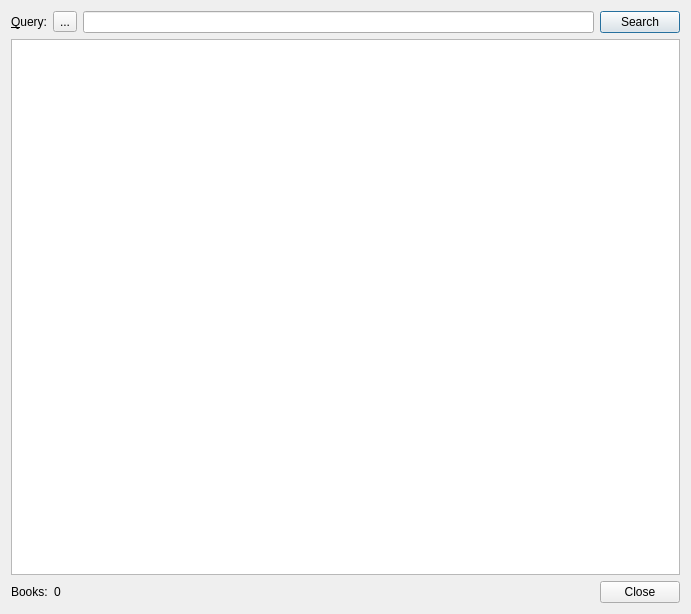
<?xml version="1.0" encoding="UTF-8"?>
<ui version="4.0">
 <class>Dialog</class>
 <widget class="QDialog" name="Dialog">
  <property name="geometry">
   <rect>
    <x>0</x>
    <y>0</y>
    <width>691</width>
    <height>614</height>
   </rect>
  </property>
  <property name="windowTitle">
   <string>Dialog</string>
  </property>
  <layout class="QVBoxLayout" name="verticalLayout">
   <item>
    <layout class="QHBoxLayout" name="horizontalLayout_2">
     <item>
      <widget class="QLabel" name="label">
       <property name="text">
        <string>&amp;Query:</string>
       </property>
       <property name="buddy">
        <cstring>search_query</cstring>
       </property>
      </widget>
     </item>
     <item>
      <widget class="QToolButton" name="adv_search_button">
       <property name="text">
        <string>...</string>
       </property>
      </widget>
     </item>
     <item>
      <widget class="HistoryLineEdit" name="search_query">
       <property name="sizePolicy">
        <sizepolicy hsizetype="Expanding" vsizetype="Fixed">
         <horstretch>0</horstretch>
         <verstretch>0</verstretch>
        </sizepolicy>
       </property>
      </widget>
     </item>
     <item>
      <widget class="QPushButton" name="search_button">
       <property name="text">
        <string>Search</string>
       </property>
      </widget>
     </item>
    </layout>
   </item>
   <item>
    <widget class="QTreeView" name="results_view">
     <property name="alternatingRowColors">
      <bool>true</bool>
     </property>
     <property name="rootIsDecorated">
      <bool>false</bool>
     </property>
     <property name="itemsExpandable">
      <bool>false</bool>
     </property>
     <property name="sortingEnabled">
      <bool>true</bool>
     </property>
     <property name="expandsOnDoubleClick">
      <bool>false</bool>
     </property>
     <attribute name="headerCascadingSectionResizes">
      <bool>false</bool>
     </attribute>
    </widget>
   </item>
   <item>
    <layout class="QHBoxLayout" name="horizontalLayout">
     <item>
      <widget class="QLabel" name="label_2">
       <property name="text">
        <string>Books:</string>
       </property>
      </widget>
     </item>
     <item>
      <widget class="QLabel" name="total">
       <property name="text">
        <string>0</string>
       </property>
      </widget>
     </item>
     <item>
      <spacer name="horizontalSpacer">
       <property name="orientation">
        <enum>Qt::Horizontal</enum>
       </property>
       <property name="sizeHint" stdset="0">
        <size>
         <width>308</width>
         <height>20</height>
        </size>
       </property>
      </spacer>
     </item>
     <item>
      <widget class="QPushButton" name="close_button">
       <property name="text">
        <string>Close</string>
       </property>
      </widget>
     </item>
    </layout>
   </item>
  </layout>
 </widget>
 <customwidgets>
  <customwidget>
   <class>HistoryLineEdit</class>
   <extends>QLineEdit</extends>
   <header>calibre/gui2/widgets.h</header>
  </customwidget>
 </customwidgets>
 <resources/>
 <connections>
  <connection>
   <sender>close_button</sender>
   <signal>clicked()</signal>
   <receiver>Dialog</receiver>
   <slot>accept()</slot>
   <hints>
    <hint type="sourcelabel">
     <x>440</x>
     <y>432</y>
    </hint>
    <hint type="destinationlabel">
     <x>245</x>
     <y>230</y>
    </hint>
   </hints>
  </connection>
 </connections>
</ui>
